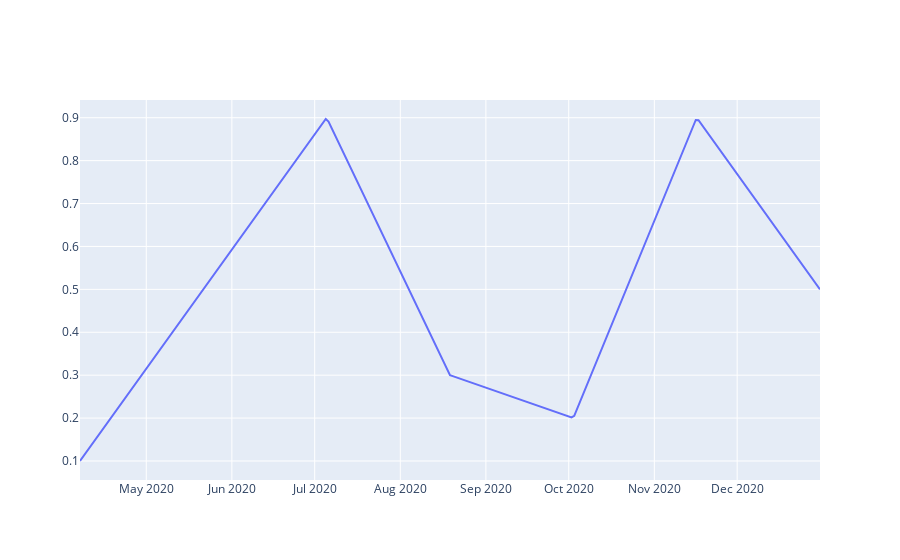

Notebook cell for this chart:
### Code cell
helper.plot_transmission_modifier(m,F)

### Figure 1 — Plotly figure (JSON) as saved in the notebook; plotly's stock layout.template omitted (floating-point values rounded to 4 significant figures; data arrays with more than 128 entries replaced by an {"elided": "..."} marker saying what was removed)
{"data": [{"name": "transmission_modifier", "type": "scatter", "x": {"elided": "269 str values"}, "y": {"elided": "269 float values"}}], "layout": {}}
